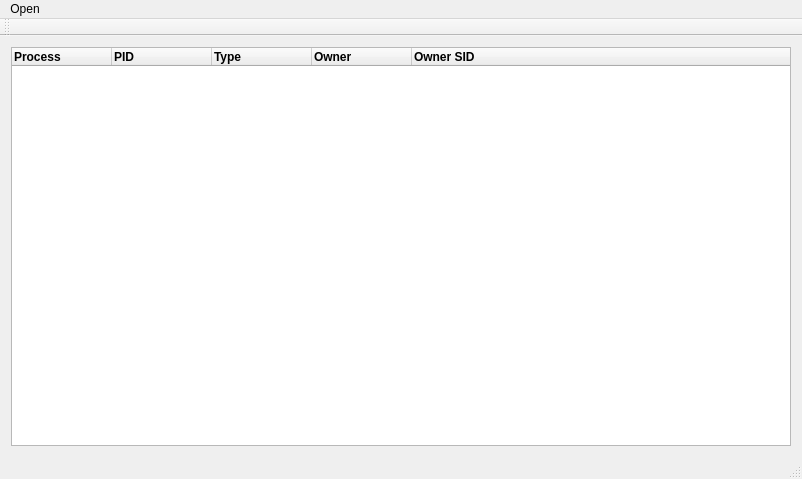
<?xml version="1.0" encoding="UTF-8"?>
<ui version="4.0">
 <class>MainWindow</class>
 <widget class="QMainWindow" name="MainWindow">
  <property name="geometry">
   <rect>
    <x>0</x>
    <y>0</y>
    <width>802</width>
    <height>479</height>
   </rect>
  </property>
  <property name="windowTitle">
   <string>Process Table</string>
  </property>
  <widget class="QWidget" name="centralWidget">
   <layout class="QHBoxLayout" name="horizontalLayout">
    <item>
     <layout class="QVBoxLayout" name="verticalLayout">
      <item>
       <widget class="ProcessTable" name="treeWidget">
        <property name="sizePolicy">
         <sizepolicy hsizetype="Preferred" vsizetype="Preferred">
          <horstretch>0</horstretch>
          <verstretch>0</verstretch>
         </sizepolicy>
        </property>
        <property name="columnCount">
         <number>5</number>
        </property>
        <column>
         <property name="text">
          <string>Process</string>
         </property>
         <property name="font">
          <font>
           <weight>75</weight>
           <bold>true</bold>
          </font>
         </property>
        </column>
        <column>
         <property name="text">
          <string>PID</string>
         </property>
         <property name="font">
          <font>
           <weight>75</weight>
           <bold>true</bold>
          </font>
         </property>
        </column>
        <column>
         <property name="text">
          <string>Type</string>
         </property>
         <property name="font">
          <font>
           <weight>75</weight>
           <bold>true</bold>
          </font>
         </property>
        </column>
        <column>
         <property name="text">
          <string>Owner</string>
         </property>
         <property name="font">
          <font>
           <weight>75</weight>
           <bold>true</bold>
          </font>
         </property>
        </column>
        <column>
         <property name="text">
          <string>Owner SID</string>
         </property>
         <property name="font">
          <font>
           <weight>75</weight>
           <bold>true</bold>
          </font>
         </property>
        </column>
       </widget>
      </item>
     </layout>
    </item>
   </layout>
  </widget>
  <widget class="QMenuBar" name="menuBar">
   <property name="geometry">
    <rect>
     <x>0</x>
     <y>0</y>
     <width>802</width>
     <height>21</height>
    </rect>
   </property>
   <widget class="QMenu" name="menuFile">
    <property name="title">
     <string>Open</string>
    </property>
    <addaction name="OpenFile"/>
    <addaction name="OpenFolder"/>
   </widget>
   <addaction name="menuFile"/>
  </widget>
  <widget class="QToolBar" name="mainToolBar">
   <attribute name="toolBarArea">
    <enum>TopToolBarArea</enum>
   </attribute>
   <attribute name="toolBarBreak">
    <bool>false</bool>
   </attribute>
  </widget>
  <widget class="QStatusBar" name="statusBar"/>
  <action name="OpenFile">
   <property name="text">
    <string>File</string>
   </property>
  </action>
  <action name="OpenFolder">
   <property name="text">
    <string>Folder</string>
   </property>
  </action>
 </widget>
 <layoutdefault spacing="6" margin="11"/>
 <customwidgets>
  <customwidget>
   <class>ProcessTable</class>
   <extends>QTreeWidget</extends>
   <header>processtable.h</header>
  </customwidget>
 </customwidgets>
 <resources/>
 <connections/>
</ui>
